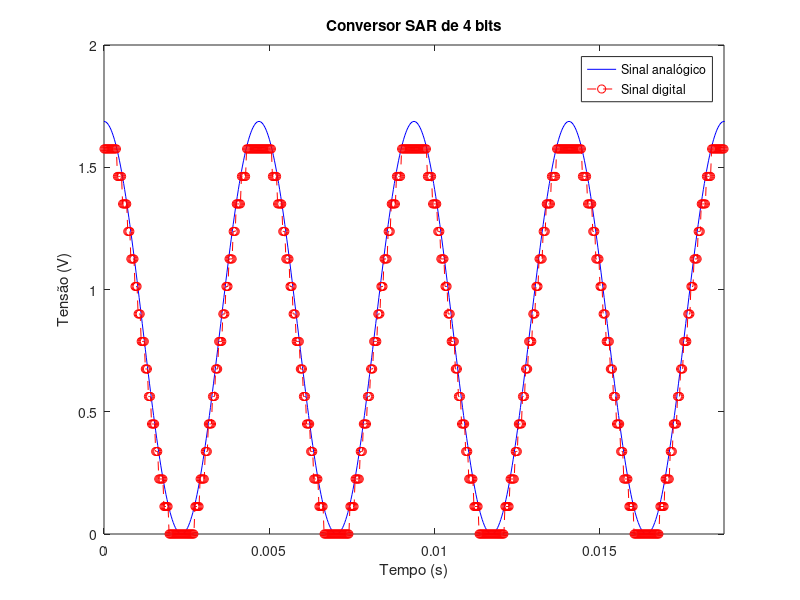

Write MATLAB code to recreate this figure. (Note: this script raises an error after producing the figure.)
% Conversor A/D SAR single-ended
% 11/03/2018
% TCC 2
% Universidade de Brasília
% Autor: Iago Sergio Pinheiro Pereira
% Matrícula: 11/0148959
% versão 0.7
% 
clear all;
clc;

%% Variáveis do modelo
n_bits = 4; % número de bits do conversor
Vref = 1.8;  % Referência de tensão
Vcm = 1;    % Tensão de modo comum
Voff = 0*(Vref/(2^n_bits)); % Tensão de offset, em função de LSB, na saída
sinal = 2; % Sinal de entrada: 1=rampa, 2=senoide

%% Sinal de entrada
switch sinal
    case 1
        n = 1;  % multiplicador (manter em 1 para a rampa)
        sp = 10*2^n_bits; % número de amostras
        Vin = 0:(Vref/sp):(Vref-(Vref/sp));
    case 2
        tmax = 0.1;   % tempo do processo inteiro em segundos
        sp = 200*2^n_bits; % número de amostras
        n = 4;  % multiplicador da taxa de amostragem
        fs = sp/tmax; %taxa de amostragem
        t = 0:(1/fs):(tmax-(1/fs));
%         tr = 0:(1/(n*fs)):(tmax-(1/(n*fs)));
        f = fs/(150);
        Vin = ((Vref-(Vref/(2^n_bits)))/2) + ((Vref-(Vref/(2^n_bits)))/2)*cos(2*pi*f*t);
%         Vin_r = ((Vref-(Vref/(2^n_bits)))/2) + ((Vref-(Vref/(2^n_bits)))/2)*cos(2*pi*f*tr);
end;

%% Array de capacitores
C = 30e-15;  % Capacitância unitária
C_cte = 3;  % Capacitor da Tecnologia: cmm=1 , cdmm=2 ,ctmm=3
AC = 0.0023;  % Capacitor da tecnologia: cmm=0.004 , cdmm=0.0028 , ctmm =0.0023
C_mismatch = 1; % 0 = sem mismatch, 1 = mismatch gaussiano, 2 = mismatch fixo
C_misfixo = 0.1*C; % mismatch fixo

switch C_mismatch
    case 0  %sem mismatch
        for i=1:n_bits
            C_ar(i) = C*(2^(n_bits-i));
        end;
        C_ar(n_bits+1) = C; %dummy
    case 1  %com mismatch gaussiano
        WL = (C/C_cte)*1e15;   % Área do capacitor
        C_mis_sig = AC/sqrt(WL); % desvio padrão
        for i=1:n_bits
            C_ar(i) = C*(normrnd(1,C_mis_sig))*(2^(n_bits-i));
        end;
        C_ar(n_bits+1) = C*(normrnd(1,C_mis_sig))*(2^(n_bits-i));   %dummy
    case 2  %com mismatch fixo
        for i=1:n_bits
            C_ar(i) = C*(2^(n_bits-i))*(1+C_misfixo);
        end;
        C_ar(n_bits+1) = C*(1+C_misfixo);   %dummy
        
end;
C_total = sum(C_ar);

%% Proceso de Conversão Single Ended
for i=1:sp
    bit = zeros(1,n_bits);
% Fase 1: Distribuição de (Vcm-Vin) sobre os capacitores
    Qi = C_total*(Vcm - Vin(i));
% Fase 2: Entrada dos bits no DAC
    for a=1:n_bits
%         Q_total = 0;
        bit(a)=1;
        for b=1:n_bits 
            if bit(b)==1
                Vdac(b) = (C_ar(b)/C_total)*Vref;
            else
                Vdac(b)=0;
            end;
        end;
%         Q_total = (sum(Vdac)*C_total) + Qi;
        Vcomp = Vcm - (sum(Vdac) + Qi/C_total);
        if(Vcomp < 0)
            bit(a)=0;
        end;
    end;
    Vout_b(i,:) = bit;
end;

%% Recomposição do sinal
for i=1:sp
    for a=1:n_bits
        Vout_r(a) = (Vout_b(i,a)*(Vref/(2^a)));
    end;
    Vout(i) = sum(Vout_r) + Voff;
end;

%% Plotando os sinais
figure;
if(sinal==1)
    plot(Vin,Vin,'-b',Vin,Vout,'--ro'); % Plotando rampa
    xlabel('Vin (V)');
    ylabel('Vout (V)');
else
    plot(t,Vin,'-b',t,Vout,'--ro'); % Plotando senoide
    xlim([0 4/f]);
    xlabel('Tempo (s)');
    ylabel('Tensão (V)');
end;
legend('Sinal analógico','Sinal digital');
title(['Conversor SAR de ',num2str(n_bits),' bits']);

%% Cálculo do DNL e INL (apenas para entrada rampa)
if(sinal==1)    
    figure(2);
    edges = [0:(Vref/(2^n_bits)):Vref];
    h = histogram(Vout,edges);
    counts = h.Values;
    DNL(1)=0;
    for i=2:((2^n_bits)-1)
        DNL(i) = (counts(i)-counts(i-1))/(sp/((2^n_bits)-1));
    end;
%% Cálculo do INL
    INL(1)=DNL(1);
    for i=1:(length(DNL)-1)
        INL(i+1) = INL(i) + DNL(i+1);
    end;
%% Plotando DNL e INL
    figure(2);
    subplot(2,1,1);
    plot(DNL,'--o');
    grid on;
%     ylim([-3 3]);
    title(['DNL - Conversor de ',num2str(n_bits),' bits']);
    xlabel('Níveis');
    ylabel('DNL');
    subplot(2,1,2);
    plot(INL,'--ro');
    grid on;
%     ylim([-3 3]);
    title(['INL - Conversor de ',num2str(n_bits),' bits']);
    xlabel('Níveis');
    ylabel('INL');
end;
%% Análise espectral dos sinais de entrada e saída do conversor
if(sinal==2)
    analise_espectral(Vin,Vout,fs);
end;
